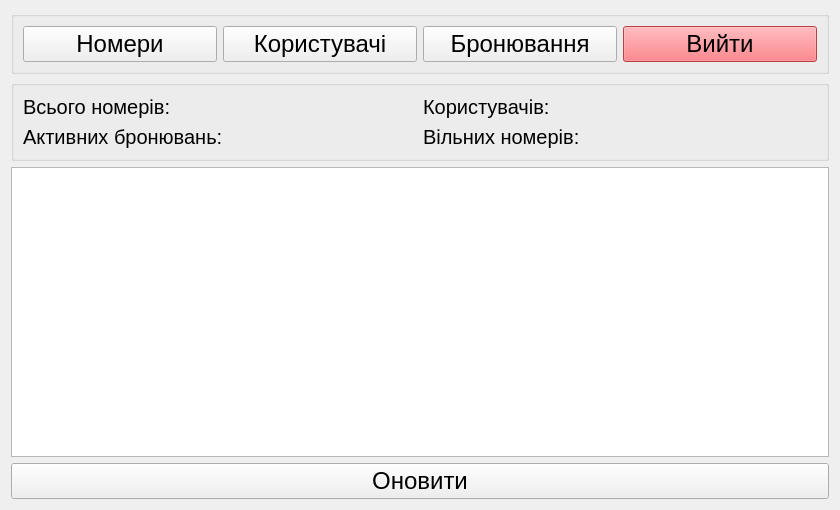
<?xml version="1.0" encoding="UTF-8"?>
<ui version="4.0">
 <class>AdminPanel</class>
 <widget class="QWidget" name="AdminPanel">
  <property name="geometry">
   <rect>
    <x>0</x>
    <y>0</y>
    <width>840</width>
    <height>510</height>
   </rect>
  </property>
  <property name="windowTitle">
   <string>Form</string>
  </property>
  <layout class="QGridLayout" name="gridLayout_2">
   <item row="0" column="0">
    <widget class="QGroupBox" name="groupBox">
     <property name="title">
      <string/>
     </property>
     <layout class="QHBoxLayout" name="horizontalLayout">
      <item>
       <widget class="QPushButton" name="pbRooms">
        <property name="font">
         <font>
          <pointsize>18</pointsize>
         </font>
        </property>
        <property name="text">
         <string>Номери</string>
        </property>
       </widget>
      </item>
      <item>
       <widget class="QPushButton" name="pbUsers">
        <property name="font">
         <font>
          <pointsize>18</pointsize>
         </font>
        </property>
        <property name="text">
         <string>Користувачі</string>
        </property>
       </widget>
      </item>
      <item>
       <widget class="QPushButton" name="pbBookings">
        <property name="font">
         <font>
          <pointsize>18</pointsize>
         </font>
        </property>
        <property name="text">
         <string>Бронювання</string>
        </property>
       </widget>
      </item>
      <item>
       <widget class="QPushButton" name="pbLogout">
        <property name="font">
         <font>
          <pointsize>18</pointsize>
         </font>
        </property>
        <property name="styleSheet">
         <string notr="true">background-color: #fd5c63</string>
        </property>
        <property name="text">
         <string>Вийти</string>
        </property>
       </widget>
      </item>
     </layout>
    </widget>
   </item>
   <item row="1" column="0">
    <widget class="QGroupBox" name="groupBox_2">
     <property name="title">
      <string/>
     </property>
     <layout class="QGridLayout" name="gridLayout">
      <item row="0" column="0">
       <layout class="QHBoxLayout" name="horizontalLayout_2">
        <item>
         <widget class="QLabel" name="lblTotalRooms">
          <property name="font">
           <font>
            <pointsize>15</pointsize>
           </font>
          </property>
          <property name="text">
           <string>Всього номерів:</string>
          </property>
         </widget>
        </item>
        <item>
         <widget class="QLabel" name="lblTotalUsers">
          <property name="font">
           <font>
            <pointsize>15</pointsize>
           </font>
          </property>
          <property name="text">
           <string>Користувачів: </string>
          </property>
         </widget>
        </item>
       </layout>
      </item>
      <item row="1" column="0">
       <layout class="QHBoxLayout" name="horizontalLayout_3">
        <item>
         <widget class="QLabel" name="lblActiveBookings">
          <property name="font">
           <font>
            <pointsize>15</pointsize>
           </font>
          </property>
          <property name="text">
           <string>Активних бронювань: </string>
          </property>
         </widget>
        </item>
        <item>
         <widget class="QLabel" name="lblAvailableRooms">
          <property name="font">
           <font>
            <pointsize>15</pointsize>
           </font>
          </property>
          <property name="text">
           <string>Вільних номерів:</string>
          </property>
         </widget>
        </item>
       </layout>
      </item>
     </layout>
    </widget>
   </item>
   <item row="2" column="0">
    <widget class="QTableView" name="tableViewBookings"/>
   </item>
   <item row="3" column="0">
    <widget class="QPushButton" name="pbRefresh">
     <property name="font">
      <font>
       <pointsize>18</pointsize>
      </font>
     </property>
     <property name="text">
      <string>Оновити</string>
     </property>
    </widget>
   </item>
  </layout>
 </widget>
 <resources/>
 <connections/>
</ui>
